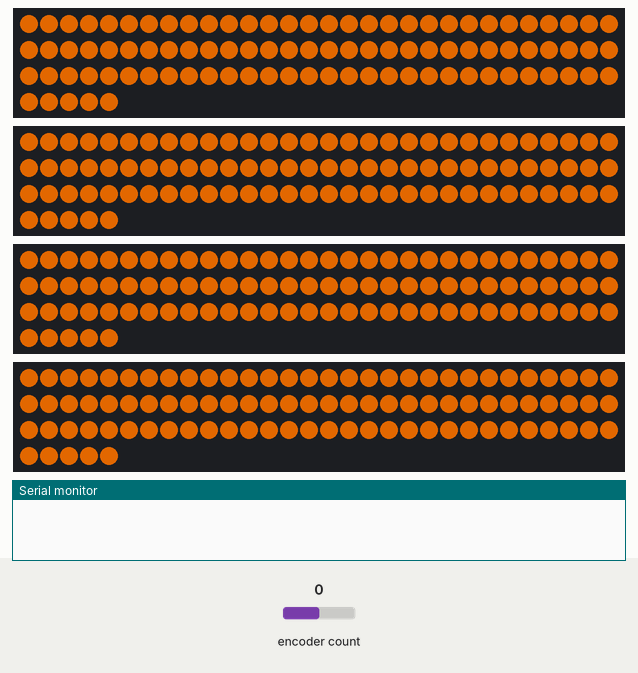
Simulated run of this sketch. Board: Arduino Uno, built with avr-gcc and run on an emulated ATmega328P. Parts: 4 × 95 RGB LEDs in strip order, left to right, continuing on the next row, the last lines printed to the serial monitor. The inputs (shaded band) are chosen by the test bench; at power-on: encoder count 0. Dim RGB values are drawn brighter than linear.

Above: at 1.2 s.
1.3 s: encoder count set to 1
At 1.5 s:
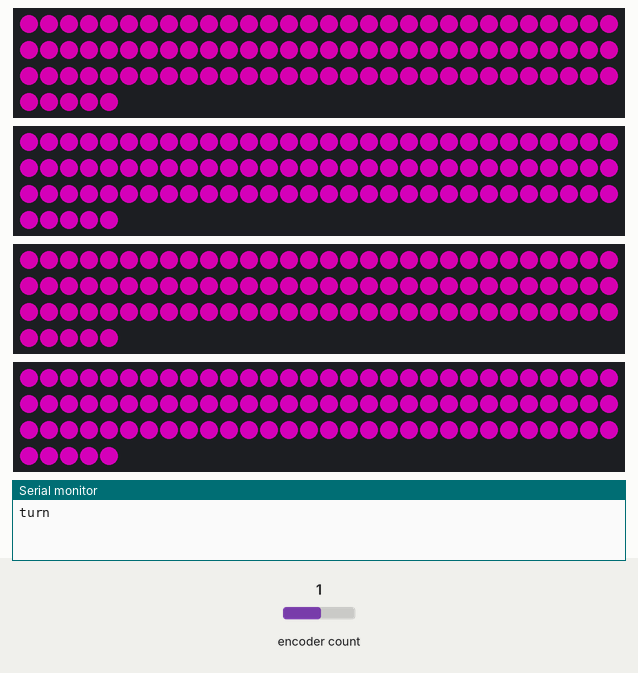
3.7 s: encoder count set to 2
At 3.95 s:
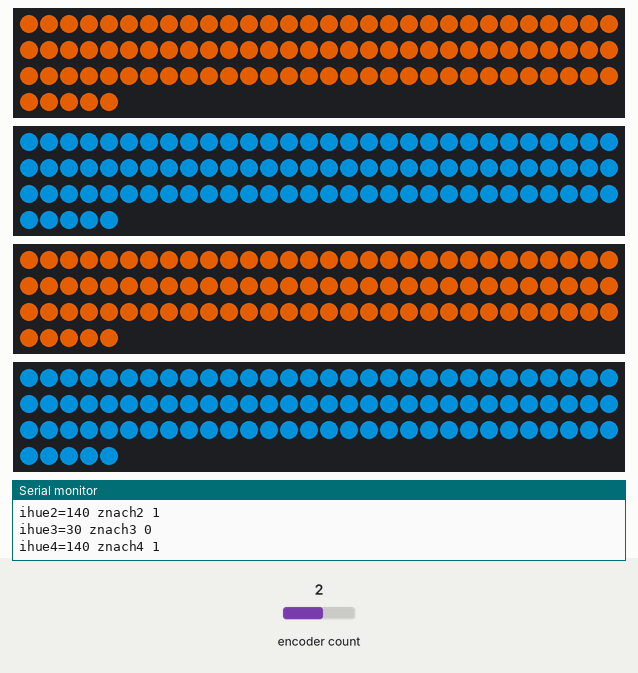
6.7 s: encoder count set to 6
At 14.98 s:
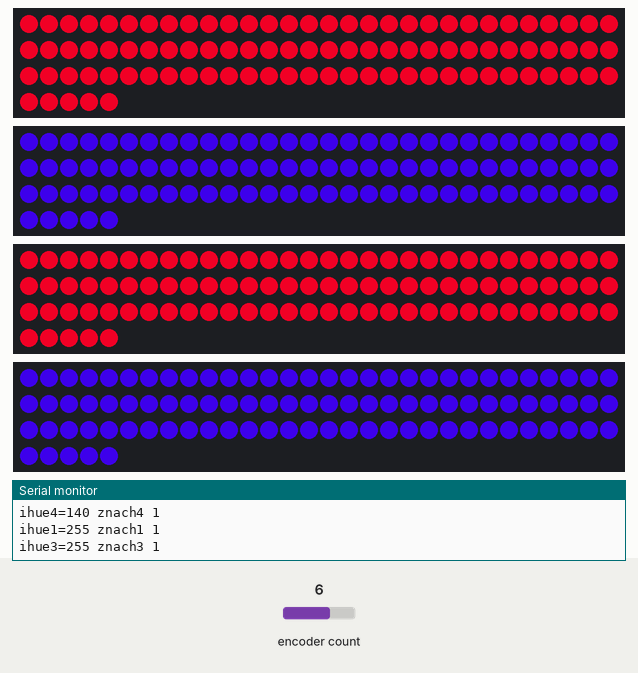
Timing chart, 0 to 16.5 s (numbered marks = the images above; inputs shaded):
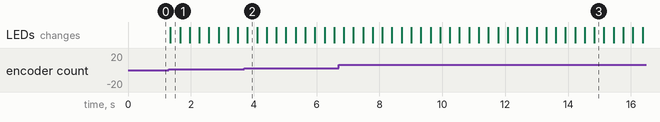

The sketch:

CBRF_map_encoder.ino
```cpp
#include <FastLED.h>
#include "GyverEncoder.h"

Encoder enc1(3, 2);
int max_bright = 255;

unsigned long previousMillis1 = 0;      //храним время последнего Включения светодиода 1
unsigned long interval = 11000;
volatile boolean changeFlag;

#define NUM_LEDS_PER_STRIP 95
CRGB Lenta1[NUM_LEDS_PER_STRIP];
CRGB Lenta2[NUM_LEDS_PER_STRIP];
CRGB Lenta3[NUM_LEDS_PER_STRIP];
CRGB Lenta4[NUM_LEDS_PER_STRIP];

int thisdelay = 100;          //-FX LOOPS DELAY VAR
int thisstep = 10;           //-FX LOOPS DELAY VAR
int thishue = 0;             //-FX LOOPS DELAY VAR
int thissat = 255;           //-FX LOOPS DELAY VAR

int thisindex = 0;
//int thisRED = 0;
//int thisGRN = 0;
//int thisBLU = 0;

int idex = 0;                //-LED INDEX (0 to LED_COUNT-1
int ihue1 = 212;                //-HUE (0-255)
int ihue2 = 212;
int ihue3 = 212;
int ihue4 = 212;
int ibright = 0;             //-BRIGHTNESS (0-255)
int isat = 0;                //-SATURATION (0-255)
int bouncedirection = 0;     //-SWITCH FOR COLOR BOUNCE (0-1)
float tcount = 0.0;          //-INC VAR FOR SIN LOOPS
int lcount = 0;              //-ANOTHER COUNTING VAR
int znach1 = 0;
int znach2 = 1;
int znach3 = 0;
int znach4 = 1;
int ledMode = 3;
int ihue_smena = 30;
int t1 = 1;

void setup() {
  Serial.begin(9600);
  LEDS.setBrightness(240);
  // tell FastLED there's 60 NEOPIXEL leds on pin 10
  FastLED.addLeds<NEOPIXEL, 6>(Lenta1, NUM_LEDS_PER_STRIP);

  // tell FastLED there's 60 NEOPIXEL leds on pin 11
  FastLED.addLeds<NEOPIXEL, 7>(Lenta2, NUM_LEDS_PER_STRIP);

  // tell FastLED there's 60 NEOPIXEL leds on pin 12
  FastLED.addLeds<NEOPIXEL, 8>(Lenta3, NUM_LEDS_PER_STRIP);

  // tell FastLED there's 60 NEOPIXEL leds on pin 12
  FastLED.addLeds<NEOPIXEL, 9>(Lenta4, NUM_LEDS_PER_STRIP);
}

void red_fade_fast() {
  if (znach1 == 0) {
    ihue1 = ihue1 + 1;
    if (ihue1 == 30) {
      znach1 = 1;
      Serial.println("ihue1=30 znach1 0");
      ihue1 = ihue1 - 1;
    }
    if (ihue1 == 255) {
      Serial.println("ihue1=255 znach1 0");
      ihue1 = 0;
      ihue1 = ihue1 + 1;
    }
  }
  if (znach1 == 1) {
    ihue1 = ihue1 - 1;
    if (ihue1 == 0) {
      ihue1 = 255;
      Serial.println("ihue1=255 znach1 1");
      ihue1 = ihue1 - 1;
    }
    if (ihue1 == 140){
      znach1 = 0;
      Serial.println("ihue1=140 znach1 1");
      ihue1 = ihue1 + 1;
    }
  }
  for (int idex = 0 ; idex < NUM_LEDS_PER_STRIP; idex++ ) {
    Lenta1[idex] = CHSV(ihue1, thissat, 255);
  }
  if (znach2 == 0) {
    ihue2 = ihue2 + 1;
    if (ihue2 == 30) {
      znach2 = 1;
      Serial.println("ihue2=30 znach2 0");
      ihue2 = ihue2 - 1;
    }
    if (ihue2 == 255) {
      Serial.println("ihue2=255 znach2 0");
      ihue2 = 0;
      ihue2 = ihue2 + 1;
    }
  }
  if (znach2 == 1) {
    ihue2 = ihue2 - 1;
    if (ihue2 == 0) {
      ihue2 = 255;
      Serial.println("ihue2=255 znach2 1");
      ihue2 = ihue2 - 1;
    }
    if (ihue2 == 140){
      znach2 = 0;
      Serial.println("ihue2=140 znach2 1");
      ihue2 = ihue2 + 1;
    }
  }
  for (int idex = 0 ; idex < NUM_LEDS_PER_STRIP; idex++ ) {
    Lenta2[idex] = CHSV(ihue2, thissat, 255);
  }
  if (znach3 == 0) {
    ihue3 = ihue3 + 1;
    if (ihue3 == 30) {
      znach3 = 1;
      Serial.println("ihue3=30 znach3 0");
      ihue3 = ihue3 - 1;
    }
    if (ihue3 == 255) {
      Serial.println("ihue3=255 znach3 0");
      ihue3 = 0;
      ihue3 = ihue3 + 1;
    }
  }
  if (znach3 == 1) {
    ihue3 = ihue3 - 1;
    if (ihue3 == 0) {
      ihue3 = 255;
      Serial.println("ihue3=255 znach3 1");
      ihue3 = ihue3 - 1;
    }
    if (ihue3 == 140){
      znach3 = 0;
      Serial.println("ihue3=140 znach3 1");
      ihue3 = ihue3 + 1;
    }
  }
  for (int idex = 0 ; idex < NUM_LEDS_PER_STRIP; idex++ ) {
    Lenta3[idex] = CHSV(ihue3, thissat, 255);
  }
  if (znach4 == 0) {
    ihue4 = ihue4 + 1;
    if (ihue4 == 30) {
      znach4 = 1;
      Serial.println("ihue4=30 znach4 0");
      ihue4 = ihue4 - 1;
    }
    if (ihue4 == 255) {
      Serial.println("ihue4=255 znach4 0");
      ihue4 = 0;
      ihue4 = ihue4 + 1;
    }
  }
  if (znach4 == 1) {
    ihue4 = ihue4 - 1;
    if (ihue4 == 0) {
      ihue4 = 255;
      Serial.println("ihue4=255 znach4 1");
      ihue4 = ihue4 - 1;
    }
    if (ihue4 == 140){
      znach4 = 0;
      Serial.println("ihue4=140 znach4 1");
      ihue4 = ihue4 + 1;
    }
  }
  for (int idex = 0 ; idex < NUM_LEDS_PER_STRIP; idex++ ) {
    Lenta4[idex] = CHSV(ihue4, thissat, 255);
  }
  LEDS.show();
  delay(thisdelay);
}

void change_mode(int newmode) {
  thissat = 255;
  switch (newmode) {
    case 1: thisdelay = 100; break;
    case 2: thisdelay = 15 ; break;
  }
  bouncedirection = 0;
  ledMode = newmode;
}

void change_ihue() {
  if (t1 == 1) {
    ihue_smena = ihue_smena - 1;
    if (ihue_smena == 0) {
      ihue_smena = 255;
      Serial.println("ihue_smena=255");
      ihue_smena = ihue_smena - 1;
    }
    if (ihue_smena == 212){
      t1 = 0;
      Serial.println("ihue_smena=212");
    }
    for (int idex = 0 ; idex < NUM_LEDS_PER_STRIP; idex++ ) {
      Lenta1[idex] = CHSV(ihue_smena, thissat, 255);
      Lenta2[idex] = CHSV(ihue_smena, thissat, 255);
      Lenta3[idex] = CHSV(ihue_smena, thissat, 255);
      Lenta4[idex] = CHSV(ihue_smena, thissat, 255);
  }
  LEDS.show();
  delay(thisdelay);
}
}

void one_color_all2() {
  for (int idex = 0 ; idex < NUM_LEDS_PER_STRIP; idex++ ) {
    Lenta1[idex] = CHSV(30, thissat, 255);
    Lenta2[idex] = CHSV(30, thissat, 255);
    Lenta3[idex] = CHSV(30, thissat, 255);
    Lenta4[idex] = CHSV(30, thissat, 255);
  }
  LEDS.show();
}


void loop() {
  enc1.tick();
  if (millis()-previousMillis1 >= interval){
      previousMillis1 = 0;
      Serial.println("millis");
      ledMode = 3;    // получаем новый номер следующего режима
      change_mode(ledMode);
    }
  switch (ledMode) {
    case  1: change_ihue(); break;            //
    case  2: red_fade_fast(); break;            //
    case  3: one_color_all2(); break;
  }
  if (enc1.isTurn()) {
    previousMillis1 = millis();
    ledMode = 2;    // получаем новый номер следующего режима
    change_mode(ledMode);               // меняем режим через change_mode
    changeFlag = true;
    Serial.println("turn");
  }
}
```

Measured:
- after the input at 1.3 s, the LEDs: change after 0.05 s (image 1)
